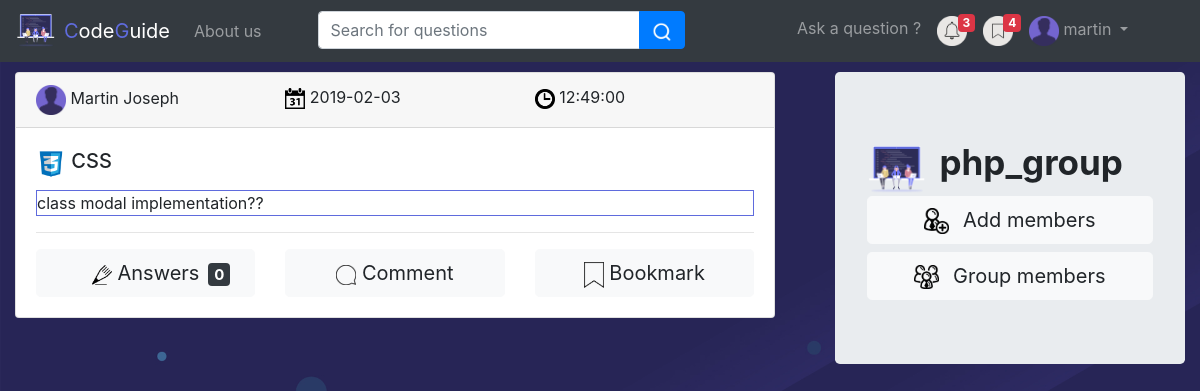
The app's page /Developement/grouppage.php?id=28 (signed in), older data.
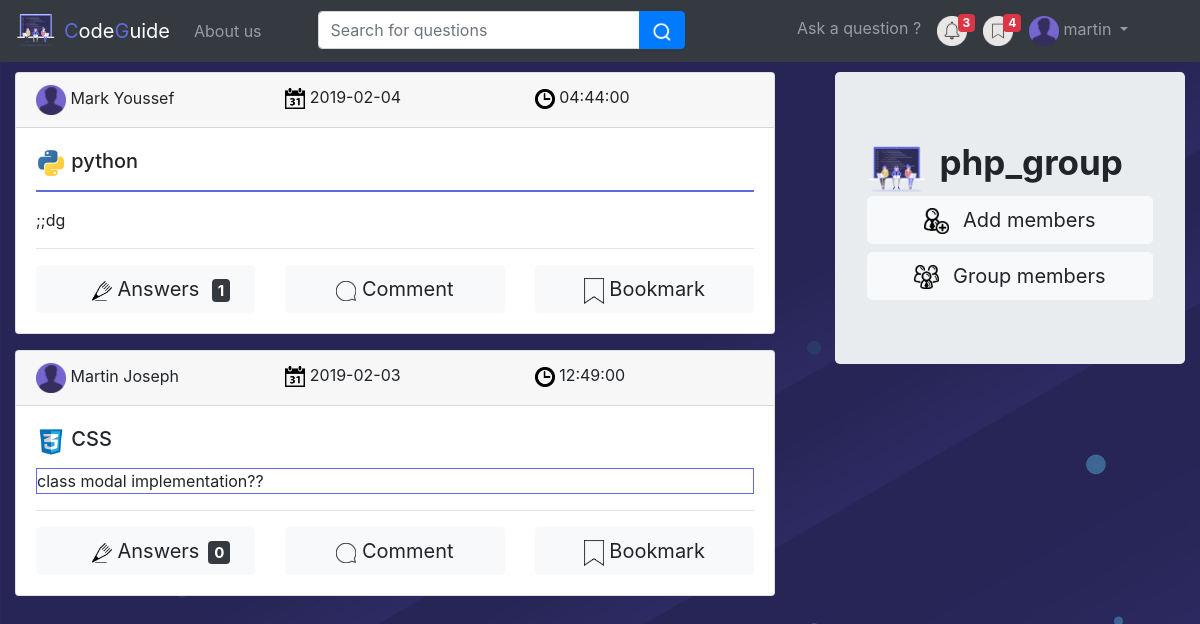
The same page, newer data.
### tables this page shows
CREATE TABLE `post` (
  `id` int(255) NOT NULL,
  `user_id` text NOT NULL,
  `dates` date NOT NULL,
  `question` text NOT NULL,
  `reported` int(255) NOT NULL,
  `language` text NOT NULL,
  `group_id` int(255) NOT NULL,
  `times` time NOT NULL
);

CREATE TABLE `user` (
  `id` int(255) NOT NULL,
  `first_name` varchar(255) NOT NULL,
  `email` varchar(255) NOT NULL,
  `password` varchar(255) NOT NULL,
  `last_name` varchar(255) NOT NULL
);

CREATE TABLE `groups` (
  `id` int(11) NOT NULL,
  `admin_id` int(11) NOT NULL,
  `name` varchar(255) NOT NULL,
  `number_of_members` int(11) NOT NULL
);

### Developement/model/post.php (called while the page is built, shortened)
<?php
class post extends Database {
public static function group_post($keyword,$group_id)
{
  $keyword = str_replace(" ", "%", $keyword);
  $sql = "SELECT *,post.id as post_id  FROM post join user on post.user_id=user.id
  WHERE question like ('%$keyword%')AND post.group_id=$group_id ORDER BY post.id DESC;";
  $statement = Database::$db->prepare($sql);
  $statement->execute();
  $posts = [];
  while($row = $statement->fetch(PDO::FETCH_ASSOC)) {
    $posts[] = $row;
  }
  return $posts;
}
}
?>

### Developement/model/comment.php (called while the page is built, shortened)
<?php
class comment extends Database {
  public static function get_number_comments($post_id){
    $sql="SELECT COUNT(user_id) as number FROM comment WHERE post_id=$post_id;";
    $statement = Database::$db->prepare($sql);
    $statement->execute();
    $number=$statement->fetch(PDO::FETCH_ASSOC);
    return $number;
  }
}
 ?>

### Developement/model/group.php (called while the page is built, shortened)
<?php
include_once('database.php');
include_once('post.php');
class group extends post {
                  public static function group_info_id($group_id){
                    $sql="SELECT * From groups WHERE id='$group_id';";
                    $statement=Database::$db->prepare($sql);
                    $statement->execute();
                    $group_info=$statement->fetch(PDO::FETCH_ASSOC);
                    return $group_info;
                  }
}
?>

### Developement/grouppage.php (the view, shortened to what this page needs)
<?php include_once("components/head_group.php"); ?>
<!DOCTYPE html>
<html lang="en" dir="ltr">
  <body>
     <div class="row">
      <div class="col-lg-8 col-sm-12">
        <div class="container">
          <?php
          if(isset($_POST['keyword'])){
            $posts=post::group_post($_POST['keyword'],$_GET['id']);
          }else{
            $posts=post::group_post("",$_GET['id']);
          }
          foreach ($posts as $post) {
           ?>
          <div class="card mb-3">
            <div class="card-header">
              <div class="row">
                <div class="col-lg-4">
                  <img src="img/profile.png" width="30 px">
                  <?php echo ucwords($post["first_name"])." ".ucwords($post["last_name"]);?>
                </div>
                <div class="col-lg-4">
                  <img src="img/calender.png" width="20 px">
                  <?php echo $post['dates']?>
                </div>
                <div class="col-lg-4">
                  <img src="img/time.png" width="20 px">
                  <?php echo $post['times']?>
                </div>
              </div>
            </div>
            <div class="card-body">
              <h5 class="card-title">  <?php
              if ($post["language"]=="C/C++") {
                ?>
                  <img src="img/c++.png" height="30px" alt="">
                <?php
              }
              else if ($post["language"]=="C#") {
                ?>
                  <img src="img/csharp.png" height="30px" alt="">
                <?php
              }
              else if ($post["language"]=="java") {
                ?>
                  <img src="img/java.png" height="30px"alt="">
                <?php
              }
              else if ($post["language"]=="python") {
                ?>
                  <img src="img/python.png" height="30px" alt="">
                <?php
              }
              else if ($post["language"]=="php") {
                ?>
                  <img src="img/php.png" height="30px" alt="">
                <?php
              }
              else if ($post["language"]=="CSS") {
                ?>
                  <img src="img/css.png" height="30px" alt="">
                <?php
              }
              echo $post["language"];?></h5>
              <p class="card-text" style="border:solid 1px #5f6bdd">
              <?php echo $post["question"];?></p>
              <hr>
              <div class="row rowC<?php echo $post['post_id'] ?>">
                <div class="col-lg-4">
                  <?php
                    $number=comment::get_number_comments($post['post_id']);
                   ?>
                  <button type="button" id="answer_<?php echo $post["post_id"] ?>" class="btn btn-light btn-lg btn-block"><img src="img/answer.png" width="20px">
                    <span id="number_<?php echo $post["post_id"] ?>" style="position:absolute; top:14px; right:40px;" class="badge badge-dark"><?php echo $number['number'];  ?></span>  Answers</button>
                </div>
                <div class="col-lg-4">
                  <button type="button" class="btn btn-light btn-lg btn-block comment" id='comment_<?php echo $post['post_id'] ?>' ><img src="img/comment.png" width="20px">  Comment</button>
                </div>
                <div class="col-lg-4">
                  <button type="button" id="bookmark_<?php echo $post["post_id"] ?>" class="btn btn-light btn-lg btn-block"><img src="img/bookmark2.png" width="20px">  Bookmark</button>
                </div>
              </div>
            </div>
          </div>
          <?php } ?>
        </div>
      </div>
      <div class="col-lg-4 col-sm-12">
        <div class="container">
          <div class="jumbotron">
            <img class="mr-2" src="img/logo.png" width="60 px"  height="50 px"/>
            <span style="font-size:35px; font-weight:bold;"><?php
            $info=group::group_info_id($_GET['id']);
            echo $info['name'];
             ?></span>
            <button type="button" class="btn btn-light btn-lg btn-block mb-2" data-toggle="modal" data-target="#exampleModal2" data-whatever="@mdo"><img src="img/addMember.png" class="mr-2" width="25px">  Add members</button>
            <a class="btn btn-light btn-lg btn-block" data-toggle="collapse" href="#multiCollapseExample1" role="button" aria-expanded="false" aria-controls="multiCollapseExample1"><img src="img/myGroups.png" class="mr-2" width="25px">  Group members</a>
          </div>
        </div>
      </div>
    </div>
  </body>
</html>

### Developement/Components/head_group.php (shortened to what this page needs)
<?php
include_once("model/post.php");
include_once("model/user.php");
include_once("model/group.php");
include_once("model/comment.php");
 ?>
<!DOCTYPE html>
<html lang="en" dir="ltr">
  <head>
    <link rel="stylesheet" href="css/bootstrap.min.css">
    <link rel="stylesheet" href="https://stackpath.bootstrapcdn.com/bootstrap/4.1.3/css/bootstrap.min.css">
    <link rel="stylesheet" href="https://use.fontawesome.com/releases/v5.5.0/css/all.css">
    <link rel="stylesheet" href="css/site.css">
    <link rel="stylesheet" href="js/richtext.min.css">
  </head>
  <body>
    <header>
      <nav class="navbar navbar-expand-lg navbar-dark bg-dark fixed-top" >
        <a href="homelogged.php"><img class="mr-2" src="img/logo.png" width="40 px"  height="35 px"/></a>
        <a class="navbar-brand" href="homelogged.php"><span style="color:#5f6bdd;">C</span>ode<span style="color:#5f6bdd;">G</span>uide</a>
        <div class="collapse navbar-collapse" id="navbarSupportedContent">
          <ul class="navbar-nav mr-auto">
            <li class="nav-item">
              <a class="nav-link" href="./aboutus.php">About us</a>
            </li>
            <li>
              <form action="grouppage.php?id=<?php echo $_GET['id'] ?>" method="post">
                <div class="input-group ml-5 my-2 my-lg-0">
                  <input class="form-control" type="search" name="keyword" placeholder="Search for questions" aria-label="Search" aria-describedby="button-addon2">
                  <div class="input-group-append">
                    <button class="btn btn-primary" type="submit" id="button-addon2"><img src="img/search.png" width="20px"></button>
                  </div>
                </div>
              </form>
            </li>
          </ul>
          <ul class="navbar-nav mr-5 ">
            <li class="nav-item">
              <a class="nav-link" href="#" data-toggle="modal" data-target=".bd-example-modal-lg" data-whatever="@getbootstrap">Ask a question ?</a>
            </li>
            <li class="nav-item dropdown">
              <a class="nav-link" href="#" id="navbarDropdown" role="button" data-toggle="dropdown" aria-haspopup="true" aria-expanded="false">
                  <span><img src="img/notification.png" width="30px" data-toggle="tooltip" data-placement="bottom" title="notifications" style="position:relative;"></span>
                  <span style="position:absolute; top:6px; right:0px;" class="badge badge-danger">3</span>
              </a>
            </li>
            <li class="nav-item dropdown">
              <a class="nav-link" href="#" id="navbarDropdown" role="button" data-toggle="dropdown" aria-haspopup="true" aria-expanded="false">
                  <span><img src="img/bookmarks.png" width="30px" data-toggle="tooltip" data-placement="bottom" title="bookmarks" style="position:relative;"></span>
                  <span style="position:absolute; top:6px; right:0px;" class="badge badge-danger">4</span>
              </a>
            </li>
            <li class="nav-item dropdown">
              <a class="nav-link dropdown-toggle" href="#" id="navbarDropdown" role="button" data-toggle="dropdown" aria-haspopup="true" aria-expanded="false">
                <img src="img/profile.png" width="30 px"  height="30 px" alt=""><span> <?php echo $_SESSION["user_first_name"]; ?></span>
              </a>
            </li>
          </ul>
        </div>
      </nav><br><br><br>
    </header>
  </body>
</html>

### Developement/css/site.css (style rules this page uses)
* { margin: 0; padding: 0; box-sizing: border-box; }
body { background-color: #EFEFEF; }

### Developement/Components/head_group.php (style rules this page uses)
body { background-image: url(img/home.jpg); background-size: cover; background-repeat: no-repeat; }

Row changes from the older to the newer data that the page shows:
added post: user.first_name "Mark", user.last_name "Youssef", dates "2019-02-04", times "04:44:00", language "python", question ";;dg", number "1"
